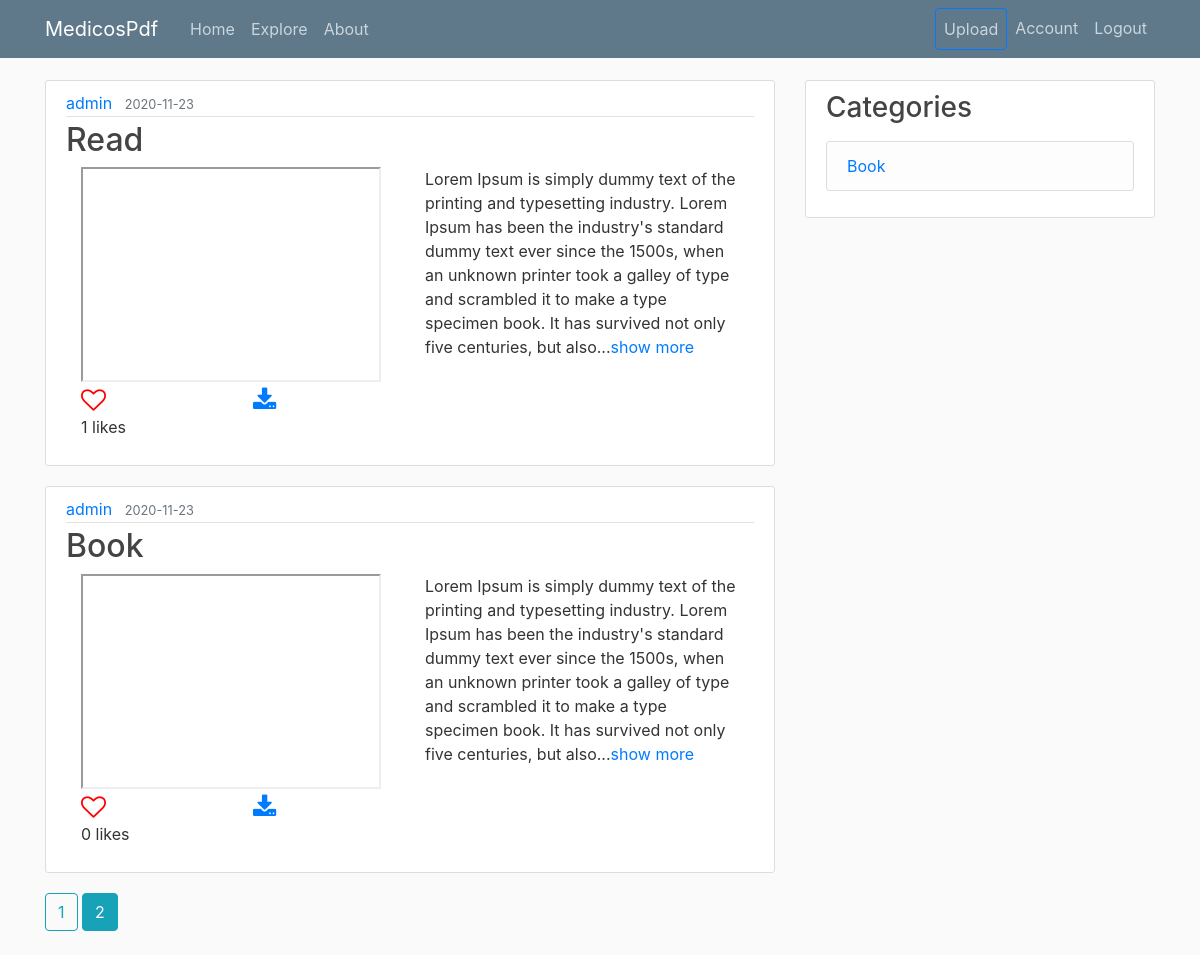
Page /home?page=2 (signed in) on the committed database.
### medicospdf/models.py (models this page shows, shortened)
class Slide(db.Model):
    __searchable__  = ['title', 'description']
    id = db.Column(db.Integer, primary_key = True)
    title = db.Column(db.String(200), nullable = False)
    description = db.Column(db.Text, nullable = False)
    file = db.Column(db.String(1000), nullable = False)
    date_posted = db.Column(db.DateTime, nullable=False, default=datetime.utcnow)
    user_id = db.Column(db.Integer, db.ForeignKey('user.id'), nullable = False)
    likes = db.relationship('SlideLike', backref = 'slide', lazy = True)
    comments = db.relationship('Comment', backref = 'slide', lazy = True)
    category_id = db.Column(db.Integer, db.ForeignKey('category.id'), nullable = True)

class User(db.Model, UserMixin):
    id = db.Column(db.Integer, primary_key=True)
    username = db.Column(db.String(20), unique=True, nullable=False)
    email = db.Column(db.String(120), unique=True, nullable=False)
    image_file = db.Column(db.String(20), nullable=False, default='default.jpg')
    password = db.Column(db.String(60), nullable=False)
    is_admin = db.Column(db.Boolean, default = False)
    posts = db.relationship('Post', backref='author', lazy=True)
    slides = db.relationship('Slide', backref = 'author', lazy = True)
    liked = db.relationship('SlideLike', foreign_keys = 'SlideLike.user_id',
        backref = 'author', lazy = True)
    comments = db.relationship('Comment', backref = 'author', lazy = True)
    categories = db.relationship('Category', backref = 'author', lazy = True)
    followed = db.relationship('User', secondary = followers,
                                primaryjoin = (followers.c.follower_id == id),
                                secondaryjoin = (followers.c.followed_id == id),
                                backref = db.backref('followers', lazy = 'dynamic'),
                                lazy = 'dynamic')
    def has_liked_slide(self, slide):
        return SlideLike.query.filter(
            SlideLike.user_id == self.id,
            SlideLike.slide_id == slide.id).count()>0
    def followed_posts(self):
        return Slide.query.join(followers,
            (followers.c.followed_id == Slide.user_id)).filter(followers.c.follower_id == self.id).order_by(Slide.date_posted.desc())

class Category(db.Model):
    id = db.Column(db.Integer, primary_key = True, autoincrement = True)
    name = db.Column(db.String(200), nullable = False)
    user_id = db.Column(db.Integer, db.ForeignKey('user.id'), nullable = False)
    slides = db.relationship('Slide', backref = 'cats', lazy = True)

### medicospdf/routes.py (the view)
@app.route("/", methods = ['GET', 'POST'])
@app.route("/home", methods = ['GET', 'POST'])
@login_required
def home():
    cat = Category.query.all()
    page = request.args.get('page', 1, type = int)
    slides = current_user.followed_posts().paginate(page = page, per_page = 2)
    if request.method == 'POST' and 'tag' in request.form:
        tag = request.form['tag']
        search = '%{}%'.format(tag)
        slides = Slide.query.filter(Slide.title.like(search))
        return render_template('search.html', posts = slides, categories = cat)
    return render_template('home.html', posts=slides, categories = cat)

### medicospdf/models.py (called while the page is built)
@login_manager.user_loader
def load_user(user_id):
    return User.query.get(int(user_id))

### medicospdf/templates/home.html (shortened to what this page needs)
{% extends "layout.html" %}
{% block content %}
    {% for slide in posts.items %}
        <article class="media content-section">
          <div class="media-body">
            <div class="article-metadata">
              <a class="mr-2" href="{{ url_for('account', username = slide.author.username) }}">{{ slide.author.username }}</a>
              <small class="text-muted">{{ slide.date_posted.strftime('%Y-%m-%d') }}</small>
            </div>
            <h2><a class="article-title" href="{{url_for('slide', slide_id = slide.id)}}">{{ slide.title }}</a></h2>
            <div class="container">
              <div class="row">
                <div class="col">
                  <iframe name="plugin" src="{{ url_for('static', filename = 'slide_files/'+ slide.file) }}" type="application/pdf" width="300" height="215"></iframe>
                  <div class="row">
                    <div class="col">
                      {% if current_user.has_liked_slide(slide) %}
                        <a href="{{ url_for('like_action', slide_id = slide.id, action = 'unlike') }}"><i class="fa fa-heart"></i></a>
                      {% else %}
                        <a href="{{ url_for('like_action', slide_id = slide.id, action = 'like') }}"><i class="fa fa-heart-o"></i></a>
                      {% endif %}
                      <p>{{ slide.likes|count }} likes</p>
                    </div>
                    <div class="col">
                      <a href="{{ url_for('download', name = slide.file) }}">
                      <i class="fa fa-download"></i></a>
                    </div>
                  </div>
                </div>
                <div class="col">
                  <p class="article-content">{{ slide.description | truncate(300)}}<a href="{{ url_for('slide', slide_id = slide.id) }}">show more</a></p>
                </div>
              </div>
            </div>
          </div>
        </article>
    {% endfor %}
    {% for page_num in posts.iter_pages(left_edge = 1, right_edge = 1, left_current = 1, right_current = 2) %}
      {% if page_num %}
        {% if posts.page == page_num %}
          <a class = 'btn btn-info mb-4' href="{{ url_for('home', page = page_num) }}">{{ page_num }}</a>
        {% else %}
          <a class = 'btn btn-outline-info mb-4' href="{{ url_for('home', page = page_num) }}">{{ page_num }}</a>
        {% endif %}
      {% else%}
        ...
      {% endif %}
    {% endfor %}
{% endblock content %}

### medicospdf/templates/layout.html (shortened to what this page needs)
<!DOCTYPE html>
<html>
<head>
    <link rel="stylesheet" href="https://maxcdn.bootstrapcdn.com/bootstrap/4.0.0/css/bootstrap.min.css">
    <link rel="stylesheet" type="text/css" href="{{ url_for('static', filename='main.css') }}">
    <link rel="stylesheet" href="https://cdnjs.cloudflare.com/ajax/libs/font-awesome/4.7.0/css/font-awesome.min.css">
</head>
<body>
    <header class="site-header">
      <nav class="navbar navbar-expand-md navbar-dark bg-steel fixed-top">
        <div class="container">
          <a class="navbar-brand mr-4" href="/">MedicosPdf</a>
          <div class="collapse navbar-collapse" id="navbarToggle">
            <div class="navbar-nav mr-auto">
              <a class="nav-item nav-link" href="{{ url_for('home') }}">Home</a>
              <a class = 'nav-item nav-link' href="{{ url_for('explore') }}">Explore</a>
              <a class="nav-item nav-link" href="{{ url_for('about') }}">About</a>
            </div>
            <div class="navbar-nav">
              {% if current_user.is_authenticated %}
                <a class = 'nav-item nav-link btn btn-outline-primary' href="{{ url_for('new_slide') }}">Upload</a>
                <a class = 'nav-item nav-link' href="{{ url_for('account', username = current_user.username) }}">Account</a>
                <a class = 'nav-item nav-link' href="{{ url_for('logout') }}">Logout</a>
              {% else %}
                <a class="nav-item nav-link" href="{{ url_for('login') }}">Login</a>
                <a class="nav-item nav-link" href="{{ url_for('register') }}">Register</a>
              {% endif %}
            </div>
          </div>
        </div>
      </nav>
    </header>
    <main role="main" class="container">
      <div class="row">
        <div class="col-md-8">
          {% block content %}{% endblock %}
        </div>
        {% if current_user.is_authenticated %}
          <div class="col-md-4">
            <div class="content-section">
              <h3>Categories</h3>
              <p class='text-muted'>
                <ul class="list-group">
                  {% for cat in categories %}
                    <li class="list-group-item list-group-item-light"><a href="{{ url_for('category', name = cat.name) }}">{{ cat.name }}</a></li>
                  {% endfor %}
                </ul>
              </p>
            </div>
          </div>
        {% endif %}
      </div>
    </main>
</body>
</html>

### medicospdf/static/main.css (style rules this page uses)
body { background: #fafafa; color: #333333; margin-top: 5rem; }
h1, h2, h3, h4, h5, h6 { color: #444444; }
.fa { font-size: 20px; }
.bg-steel { background-color: #5f788a; }
.site-header .navbar-nav .nav-link { color: #cbd5db; }
.content-section { background: #ffffff; padding: 10px 20px; border: 1px solid #dddddd; border-radius: 3px; margin-bottom: 20px; }
.article-title { color: #444444; }
.article-content { white-space: pre-line; }
.article-metadata { padding-bottom: 1px; margin-bottom: 4px; border-bottom: 1px solid #e3e3e3 }

### medicospdf/templates/layout.html (style rules this page uses)
.fa { font-size: 25px; cursor: pointer; user-select: none; }
.fa-heart-o { font-size: 25px; color: red; cursor: pointer; }

### rows in the picture
Slide: author.username "admin", date_posted "2020-11-23", title "Read", likes|count "1", description "Lorem Ipsum is simply dummy text of the printing and typesetting industry. Lorem Ipsum has been the industry's standard dummy text ever since the 1500s, when an unknown printer took a galley of type and scrambled it to make a type specimen book. It has survived not only five centuries, but also..."
Slide: author.username "admin", date_posted "2020-11-23", title "Book", likes|count "0", description "Lorem Ipsum is simply dummy text of the printing and typesetting industry. Lorem Ipsum has been the industry's standard dummy text ever since the 1500s, when an unknown printer took a galley of type and scrambled it to make a type specimen book. It has survived not only five centuries, but also..."
Category: name "Book"

### other values in the picture
{{ page_num }} "1"
{{ page_num }} "2"
